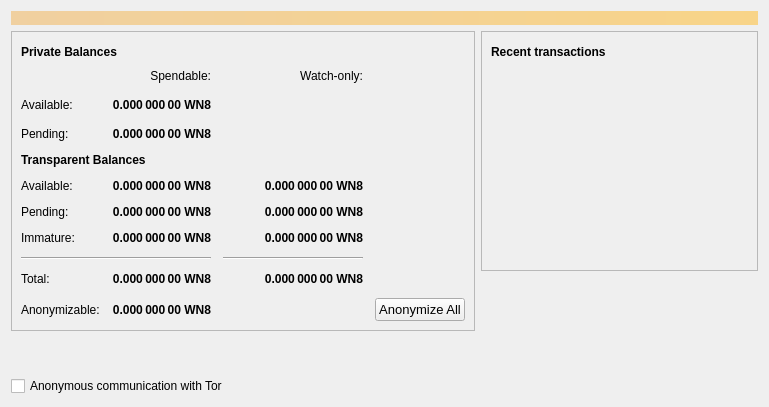
<?xml version="1.0" encoding="UTF-8"?>
<ui version="4.0">
 <class>OverviewPage</class>
 <widget class="QWidget" name="OverviewPage">
  <property name="geometry">
   <rect>
    <x>0</x>
    <y>0</y>
    <width>769</width>
    <height>407</height>
   </rect>
  </property>
  <property name="windowTitle">
   <string>Form</string>
  </property>
  <layout class="QVBoxLayout" name="topLayout">
   <item>
    <widget class="QLabel" name="labelAlerts">
     <property name="visible">
      <bool>false</bool>
     </property>
     <property name="styleSheet">
      <string notr="true">QLabel { background-color: qlineargradient(x1: 0, y1: 0, x2: 1, y2: 0, stop:0 #F0D0A0, stop:1 #F8D488); color:#000000; }</string>
     </property>
     <property name="wordWrap">
      <bool>true</bool>
     </property>
     <property name="margin">
      <number>3</number>
     </property>
     <property name="textInteractionFlags">
      <set>Qt::TextSelectableByMouse</set>
     </property>
    </widget>
   </item>
   <item>
    <layout class="QHBoxLayout" name="horizontalLayout" stretch="1,1">
     <item>
      <layout class="QVBoxLayout" name="verticalLayout_2">
       <item>
        <widget class="QFrame" name="frame">
         <property name="frameShape">
          <enum>QFrame::StyledPanel</enum>
         </property>
         <property name="frameShadow">
          <enum>QFrame::Raised</enum>
         </property>
         <layout class="QVBoxLayout" name="verticalLayout_4">
          <item>
           <layout class="QHBoxLayout" name="horizontalLayout_4">
            <item>
             <widget class="QLabel" name="label_5">
              <property name="font">
               <font>
                <bold>true</bold>
               </font>
              </property>
              <property name="text">
               <string>Private Balances</string>
              </property>
             </widget>
            </item>
            <item>
             <widget class="QPushButton" name="labelWalletStatus">
              <property name="enabled">
               <bool>true</bool>
              </property>
              <property name="maximumSize">
               <size>
                <width>30</width>
                <height>16777215</height>
               </size>
              </property>
              <property name="toolTip">
               <string>The displayed information may be out of date. Your wallet automatically synchronizes with the Firo network after a connection is established, but this process has not completed yet.</string>
              </property>
              <property name="text">
               <string/>
              </property>
              <property name="icon">
               <iconset resource="../bitcoin.qrc">
                <normaloff>:/icons/warning</normaloff>
                <disabledoff>:/icons/warning</disabledoff>:/icons/warning</iconset>
              </property>
              <property name="iconSize">
               <size>
                <width>24</width>
                <height>24</height>
               </size>
              </property>
              <property name="flat">
               <bool>true</bool>
              </property>
             </widget>
            </item>
            <item>
             <spacer name="horizontalSpacer_3">
              <property name="orientation">
               <enum>Qt::Horizontal</enum>
              </property>
              <property name="sizeHint" stdset="0">
               <size>
                <width>40</width>
                <height>20</height>
               </size>
              </property>
             </spacer>
            </item>
           </layout>
          </item>
          <item>
           <layout class="QGridLayout" name="gridLayout">
            <property name="spacing">
             <number>12</number>
            </property>
            <item row="16" column="0">
             <widget class="QLabel" name="labelAnonymizableText">
              <property name="text">
               <string>Anonymizable:</string>
              </property>
             </widget>
            </item>
            <item row="2" column="3">
             <spacer name="horizontalSpacer_2">
              <property name="orientation">
               <enum>Qt::Horizontal</enum>
              </property>
              <property name="sizeHint" stdset="0">
               <size>
                <width>40</width>
                <height>20</height>
               </size>
              </property>
             </spacer>
            </item>
            <item row="6" column="0" colspan="2">
             <widget class="QLabel" name="label">
              <property name="font">
               <font>
                <bold>true</bold>
               </font>
              </property>
              <property name="text">
               <string>Transparent Balances</string>
              </property>
             </widget>
            </item>
            <item row="16" column="1">
             <widget class="QLabel" name="labelAnonymizable">
              <property name="font">
               <font>
                <bold>true</bold>
               </font>
              </property>
              <property name="text">
               <string>0.000 000 00 WN8</string>
              </property>
              <property name="alignment">
               <set>Qt::AlignRight|Qt::AlignTrailing|Qt::AlignVCenter</set>
              </property>
             </widget>
            </item>
            <item row="11" column="2">
             <widget class="QLabel" name="labelWatchPending">
              <property name="font">
               <font>
                <bold>true</bold>
               </font>
              </property>
              <property name="cursor">
               <cursorShape>IBeamCursor</cursorShape>
              </property>
              <property name="toolTip">
               <string>Unconfirmed transactions to watch-only addresses</string>
              </property>
              <property name="text">
               <string notr="true">0.000 000 00 WN8</string>
              </property>
              <property name="alignment">
               <set>Qt::AlignRight|Qt::AlignTrailing|Qt::AlignVCenter</set>
              </property>
              <property name="textInteractionFlags">
               <set>Qt::LinksAccessibleByMouse|Qt::TextSelectableByKeyboard|Qt::TextSelectableByMouse</set>
              </property>
             </widget>
            </item>
            <item row="10" column="1">
             <widget class="QLabel" name="labelBalance">
              <property name="font">
               <font>
                <bold>true</bold>
               </font>
              </property>
              <property name="cursor">
               <cursorShape>IBeamCursor</cursorShape>
              </property>
              <property name="toolTip">
               <string>Your current spendable balance</string>
              </property>
              <property name="text">
               <string notr="true">0.000 000 00 WN8</string>
              </property>
              <property name="alignment">
               <set>Qt::AlignRight|Qt::AlignTrailing|Qt::AlignVCenter</set>
              </property>
              <property name="textInteractionFlags">
               <set>Qt::LinksAccessibleByMouse|Qt::TextSelectableByKeyboard|Qt::TextSelectableByMouse</set>
              </property>
             </widget>
            </item>
            <item row="0" column="1">
             <widget class="QLabel" name="labelSpendable">
              <property name="text">
               <string>Spendable:</string>
              </property>
              <property name="alignment">
               <set>Qt::AlignRight|Qt::AlignTrailing|Qt::AlignVCenter</set>
              </property>
             </widget>
            </item>
            <item row="10" column="2">
             <widget class="QLabel" name="labelWatchAvailable">
              <property name="font">
               <font>
                <bold>true</bold>
               </font>
              </property>
              <property name="cursor">
               <cursorShape>IBeamCursor</cursorShape>
              </property>
              <property name="toolTip">
               <string>Your current balance in watch-only addresses</string>
              </property>
              <property name="text">
               <string notr="true">0.000 000 00 WN8</string>
              </property>
              <property name="alignment">
               <set>Qt::AlignRight|Qt::AlignTrailing|Qt::AlignVCenter</set>
              </property>
              <property name="textInteractionFlags">
               <set>Qt::LinksAccessibleByMouse|Qt::TextSelectableByKeyboard|Qt::TextSelectableByMouse</set>
              </property>
             </widget>
            </item>
            <item row="11" column="0">
             <widget class="QLabel" name="labelPendingText">
              <property name="text">
               <string>Pending:</string>
              </property>
             </widget>
            </item>
            <item row="5" column="1">
             <widget class="QLabel" name="labelUnconfirmedPrivate">
              <property name="font">
               <font>
                <bold>true</bold>
               </font>
              </property>
              <property name="cursor">
               <cursorShape>IBeamCursor</cursorShape>
              </property>
              <property name="toolTip">
               <string>Total of anonymize transactions that have yet to be confirmed, and do not yet count toward the spendable balance</string>
              </property>
              <property name="text">
               <string>0.000 000 00 WN8</string>
              </property>
              <property name="alignment">
               <set>Qt::AlignRight|Qt::AlignTrailing|Qt::AlignVCenter</set>
              </property>
              <property name="textInteractionFlags">
               <set>Qt::LinksAccessibleByMouse|Qt::TextSelectableByKeyboard|Qt::TextSelectableByMouse</set>
              </property>
             </widget>
            </item>
            <item row="5" column="0">
             <widget class="QLabel" name="labelUnconfirmedPrivateText">
              <property name="text">
               <string>Pending:</string>
              </property>
             </widget>
            </item>
            <item row="13" column="2">
             <widget class="Line" name="lineWatchBalance">
              <property name="sizePolicy">
               <sizepolicy hsizetype="Preferred" vsizetype="Fixed">
                <horstretch>0</horstretch>
                <verstretch>0</verstretch>
               </sizepolicy>
              </property>
              <property name="minimumSize">
               <size>
                <width>140</width>
                <height>0</height>
               </size>
              </property>
              <property name="orientation">
               <enum>Qt::Horizontal</enum>
              </property>
             </widget>
            </item>
            <item row="15" column="0">
             <widget class="QLabel" name="labelTotalText">
              <property name="text">
               <string>Total:</string>
              </property>
             </widget>
            </item>
            <item row="0" column="2">
             <widget class="QLabel" name="labelWatchonly">
              <property name="text">
               <string>Watch-only:</string>
              </property>
              <property name="alignment">
               <set>Qt::AlignRight|Qt::AlignTrailing|Qt::AlignVCenter</set>
              </property>
             </widget>
            </item>
            <item row="10" column="0">
             <widget class="QLabel" name="labelBalanceText">
              <property name="text">
               <string>Available:</string>
              </property>
             </widget>
            </item>
            <item row="15" column="1">
             <widget class="QLabel" name="labelTotal">
              <property name="font">
               <font>
                <bold>true</bold>
               </font>
              </property>
              <property name="cursor">
               <cursorShape>IBeamCursor</cursorShape>
              </property>
              <property name="toolTip">
               <string>Your current total balance</string>
              </property>
              <property name="text">
               <string notr="true">0.000 000 00 WN8</string>
              </property>
              <property name="alignment">
               <set>Qt::AlignRight|Qt::AlignTrailing|Qt::AlignVCenter</set>
              </property>
              <property name="textInteractionFlags">
               <set>Qt::LinksAccessibleByMouse|Qt::TextSelectableByKeyboard|Qt::TextSelectableByMouse</set>
              </property>
             </widget>
            </item>
            <item row="15" column="2">
             <widget class="QLabel" name="labelWatchTotal">
              <property name="font">
               <font>
                <bold>true</bold>
               </font>
              </property>
              <property name="cursor">
               <cursorShape>IBeamCursor</cursorShape>
              </property>
              <property name="toolTip">
               <string>Current total balance in watch-only addresses</string>
              </property>
              <property name="text">
               <string notr="true">0.000 000 00 WN8</string>
              </property>
              <property name="alignment">
               <set>Qt::AlignRight|Qt::AlignTrailing|Qt::AlignVCenter</set>
              </property>
              <property name="textInteractionFlags">
               <set>Qt::LinksAccessibleByMouse|Qt::TextSelectableByKeyboard|Qt::TextSelectableByMouse</set>
              </property>
             </widget>
            </item>
            <item row="13" column="0" colspan="2">
             <widget class="Line" name="lineTotalBalance">
              <property name="orientation">
               <enum>Qt::Horizontal</enum>
              </property>
             </widget>
            </item>
            <item row="11" column="1">
             <widget class="QLabel" name="labelUnconfirmed">
              <property name="font">
               <font>
                <bold>true</bold>
               </font>
              </property>
              <property name="cursor">
               <cursorShape>IBeamCursor</cursorShape>
              </property>
              <property name="toolTip">
               <string>Total of transactions that have yet to be confirmed, and do not yet count toward the spendable balance</string>
              </property>
              <property name="text">
               <string notr="true">0.000 000 00 WN8</string>
              </property>
              <property name="alignment">
               <set>Qt::AlignRight|Qt::AlignTrailing|Qt::AlignVCenter</set>
              </property>
              <property name="textInteractionFlags">
               <set>Qt::LinksAccessibleByMouse|Qt::TextSelectableByKeyboard|Qt::TextSelectableByMouse</set>
              </property>
             </widget>
            </item>
            <item row="16" column="4">
             <widget class="QPushButton" name="anonymizeButton">
              <property name="sizePolicy">
               <sizepolicy hsizetype="Minimum" vsizetype="Minimum">
                <horstretch>0</horstretch>
                <verstretch>0</verstretch>
               </sizepolicy>
              </property>
              <property name="font">
               <font>
                <pointsize>10</pointsize>
               </font>
              </property>
              <property name="text">
               <string>Anonymize All</string>
              </property>
             </widget>
            </item>
            <item row="12" column="0">
             <widget class="QLabel" name="labelImmatureText">
              <property name="text">
               <string>Immature:</string>
              </property>
             </widget>
            </item>
            <item row="12" column="1">
             <widget class="QLabel" name="labelImmature">
              <property name="font">
               <font>
                <bold>true</bold>
               </font>
              </property>
              <property name="cursor">
               <cursorShape>IBeamCursor</cursorShape>
              </property>
              <property name="toolTip">
               <string>Mined balance that has not yet matured</string>
              </property>
              <property name="text">
               <string notr="true">0.000 000 00 WN8</string>
              </property>
              <property name="alignment">
               <set>Qt::AlignRight|Qt::AlignTrailing|Qt::AlignVCenter</set>
              </property>
              <property name="textInteractionFlags">
               <set>Qt::LinksAccessibleByMouse|Qt::TextSelectableByKeyboard|Qt::TextSelectableByMouse</set>
              </property>
             </widget>
            </item>
            <item row="12" column="2">
             <widget class="QLabel" name="labelWatchImmature">
              <property name="font">
               <font>
                <bold>true</bold>
               </font>
              </property>
              <property name="cursor">
               <cursorShape>IBeamCursor</cursorShape>
              </property>
              <property name="toolTip">
               <string>Mined balance in watch-only addresses that has not yet matured</string>
              </property>
              <property name="text">
               <string notr="true">0.000 000 00 WN8</string>
              </property>
              <property name="alignment">
               <set>Qt::AlignRight|Qt::AlignTrailing|Qt::AlignVCenter</set>
              </property>
              <property name="textInteractionFlags">
               <set>Qt::LinksAccessibleByMouse|Qt::TextSelectableByKeyboard|Qt::TextSelectableByMouse</set>
              </property>
             </widget>
            </item>
            <item row="2" column="0">
             <widget class="QLabel" name="labelPrivateText">
              <property name="text">
               <string>Available:</string>
              </property>
             </widget>
            </item>
            <item row="2" column="1">
             <widget class="QLabel" name="labelPrivate">
              <property name="font">
               <font>
                <bold>true</bold>
               </font>
              </property>
              <property name="cursor">
               <cursorShape>IBeamCursor</cursorShape>
              </property>
              <property name="toolTip">
               <string>Your current spendable anonymized balance</string>
              </property>
              <property name="text">
               <string>0.000 000 00 WN8</string>
              </property>
              <property name="alignment">
               <set>Qt::AlignRight|Qt::AlignTrailing|Qt::AlignVCenter</set>
              </property>
              <property name="textInteractionFlags">
               <set>Qt::LinksAccessibleByMouse|Qt::TextSelectableByKeyboard|Qt::TextSelectableByMouse</set>
              </property>
             </widget>
            </item>
           </layout>
          </item>
         </layout>
        </widget>
       </item>
       <item>
        <spacer name="verticalSpacer">
         <property name="orientation">
          <enum>Qt::Vertical</enum>
         </property>
         <property name="sizeHint" stdset="0">
          <size>
           <width>20</width>
           <height>40</height>
          </size>
         </property>
        </spacer>
       </item>
       <item>
        <widget class="QCheckBox" name="checkboxEnabledTor">
         <property name="enabled">
          <bool>true</bool>
         </property>
         <property name="text">
          <string>Anonymous communication with Tor</string>
         </property>
         <property name="checked">
          <bool>false</bool>
         </property>
        </widget>
       </item>
      </layout>
     </item>
     <item>
      <layout class="QVBoxLayout" name="verticalLayout_3">
       <item>
        <widget class="QFrame" name="frame_2">
         <property name="frameShape">
          <enum>QFrame::StyledPanel</enum>
         </property>
         <property name="frameShadow">
          <enum>QFrame::Raised</enum>
         </property>
         <layout class="QVBoxLayout" name="verticalLayout">
          <item>
           <layout class="QHBoxLayout" name="horizontalLayout_2">
            <item>
             <widget class="QLabel" name="label_4">
              <property name="font">
               <font>
                <bold>true</bold>
               </font>
              </property>
              <property name="text">
               <string>Recent transactions</string>
              </property>
             </widget>
            </item>
            <item>
             <widget class="QPushButton" name="labelTransactionsStatus">
              <property name="enabled">
               <bool>true</bool>
              </property>
              <property name="maximumSize">
               <size>
                <width>30</width>
                <height>16777215</height>
               </size>
              </property>
              <property name="toolTip">
               <string>The displayed information may be out of date. Your wallet automatically synchronizes with the Firo network after a connection is established, but this process has not completed yet.</string>
              </property>
              <property name="text">
               <string/>
              </property>
              <property name="icon">
               <iconset resource="../bitcoin.qrc">
                <normaloff>:/icons/warning</normaloff>
                <disabledoff>:/icons/warning</disabledoff>:/icons/warning</iconset>
              </property>
              <property name="iconSize">
               <size>
                <width>24</width>
                <height>24</height>
               </size>
              </property>
              <property name="flat">
               <bool>true</bool>
              </property>
             </widget>
            </item>
            <item>
             <spacer name="horizontalSpacer">
              <property name="orientation">
               <enum>Qt::Horizontal</enum>
              </property>
              <property name="sizeHint" stdset="0">
               <size>
                <width>40</width>
                <height>20</height>
               </size>
              </property>
             </spacer>
            </item>
           </layout>
          </item>
          <item>
           <widget class="QListView" name="listTransactions">
            <property name="styleSheet">
             <string notr="true">QListView { background: transparent; }</string>
            </property>
            <property name="frameShape">
             <enum>QFrame::NoFrame</enum>
            </property>
            <property name="verticalScrollBarPolicy">
             <enum>Qt::ScrollBarAlwaysOff</enum>
            </property>
            <property name="horizontalScrollBarPolicy">
             <enum>Qt::ScrollBarAlwaysOff</enum>
            </property>
            <property name="selectionMode">
             <enum>QAbstractItemView::NoSelection</enum>
            </property>
           </widget>
          </item>
         </layout>
        </widget>
       </item>
       <item>
        <spacer name="verticalSpacer_2">
         <property name="orientation">
          <enum>Qt::Vertical</enum>
         </property>
         <property name="sizeHint" stdset="0">
          <size>
           <width>20</width>
           <height>40</height>
          </size>
         </property>
        </spacer>
       </item>
      </layout>
     </item>
    </layout>
   </item>
  </layout>
 </widget>
 <resources>
  <include location="../bitcoin.qrc"/>
 </resources>
 <connections/>
</ui>
